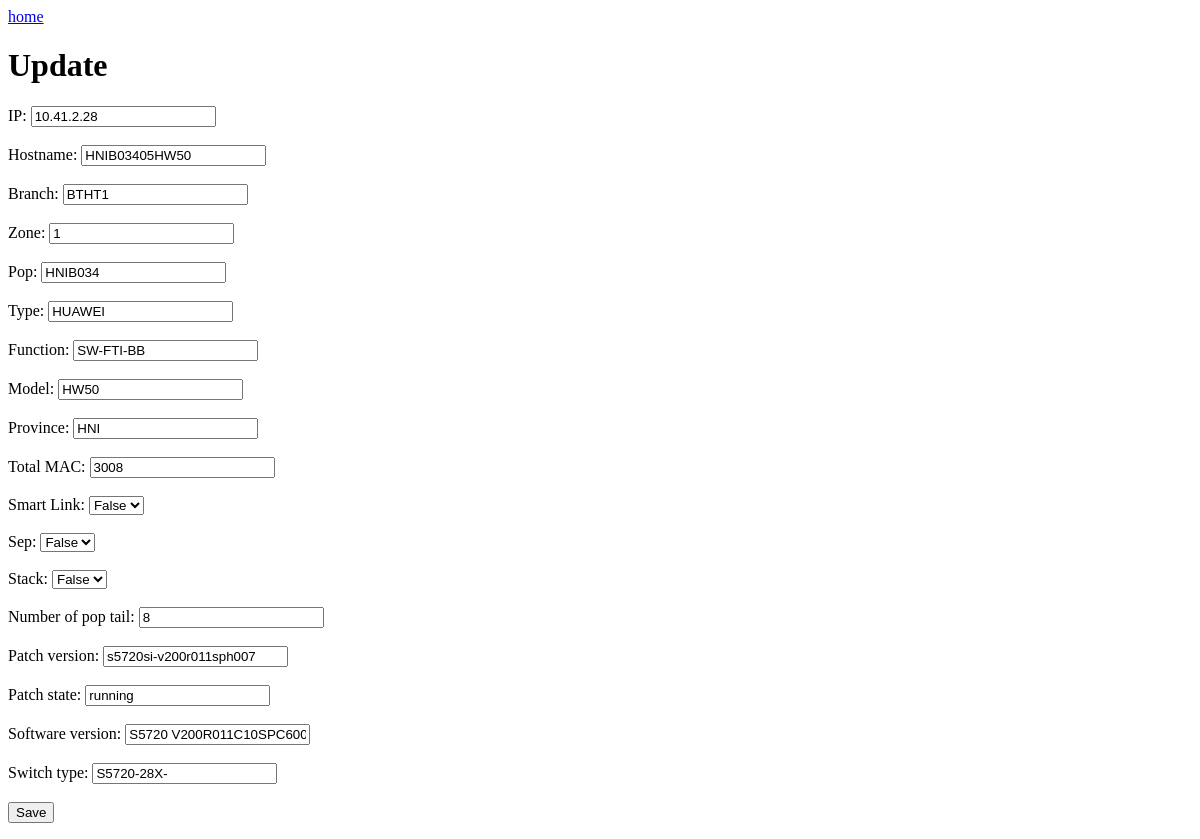
Page /home/780/update on the earlier database version.
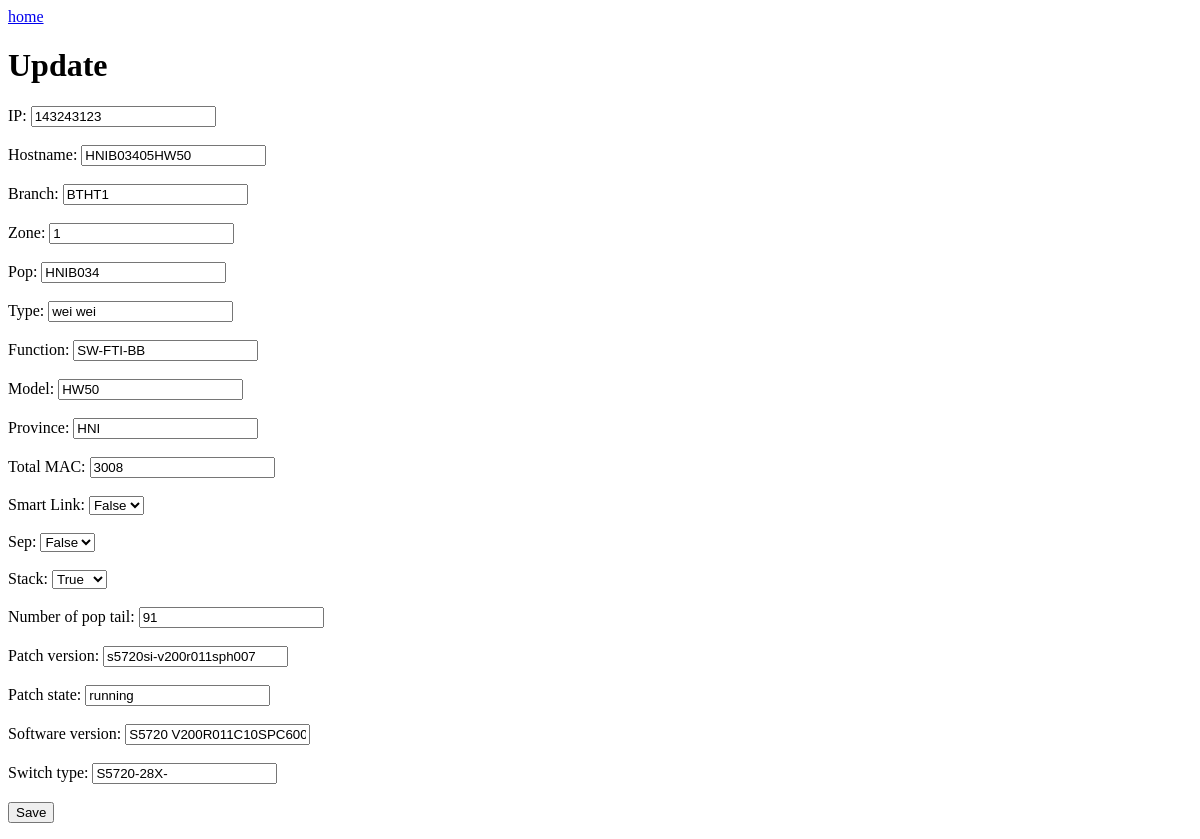
Same page on the later database version.
### miniProject/models.py (models this page shows)
class SampleData(models.Model):
    ip = models.CharField(max_length=100, default="10.41.2.28")
    hostname = models.CharField(max_length=100, default="HNIB03405HW50")
    branch = models.CharField(max_length=100, default="BTHT1")
    zone = models.IntegerField(default=1)
    pop = models.CharField(max_length=100, default="HNIB034")
    type = models.CharField(max_length=100, default="HUAWEI")
    function = models.CharField(max_length=100, default="SW-FTI-BB")
    model = models.CharField(max_length=100, default="HW50")
    province = models.CharField(max_length=100, default="HNI")
    total_mac = models.IntegerField(default=35)
    smart_link = models.BooleanField(default=False)
    sep = models.BooleanField(default=False)
    stack = models.BooleanField(default=False)
    number_of_pop_tail = models.IntegerField(default=0)
    patch_ver = models.CharField(max_length=100, default="s5720si-v200r011sph007")
    patch_state = models.CharField(max_length=100, default="running")
    software_ver = models.CharField(max_length=100, default="S5720 V200R011C10SPC600")
    switch_type = models.CharField(max_length=100, default="S5720-28X-")

### miniProject/views.py (the view)
# urls.py: path('update', views.update_data, name="update_data"),
@csrf_exempt
def update_data(request, _id):
    data = SampleData.objects.get(id = _id)
    return render(request, "miniProject/update.html",{'data':data})

### miniProject/templates/miniProject/update.html (shortened to what this page needs)
<a href="/home">home</a>
<form action= "{% url 'miniProject:update_submit' data.id  %}" method="post">
    <h1>Update</h1>
    <label for="ip">IP: </label>
    <input id="ip" type="text" name="ip" value="{{ data.ip }}">
    <br><br>
    <label for="hostname">Hostname: </label>
    <input id="hostname" type="text" name="hostname" value="{{ data.hostname }}">
    <br><br>
    <label for="branch">Branch: </label>
    <input id="branch" type="text" name="branch" value="{{ data.branch }}">
    <br><br>
    <label for="Zone">Zone: </label>
    <input id="Zone" type="number" name="zone" value="{{ data.zone }}">
    <br><br>
    <label for="pop">Pop: </label>
    <input id="pop" type="text" name="pop" value="{{ data.pop }}">
    <br><br>
    <label for="type">Type: </label>
    <input id="type" type="text" name="type" value="{{ data.type }}">
    <br><br>
    <label for="function">Function: </label>
    <input id="function" type="text" name="function" value="{{ data.function }}">
    <br><br>
    <label for="model">Model: </label>
    <input id="model" type="text" name="model" value="{{ data.model }}">
    <br><br>
    <label for="province">Province: </label>
    <input id="province" type="text" name="province" value="{{ data.province }}">
    <br><br>
    <label for="total_mac">Total MAC: </label>
    <input id="total_mac" type="number" name="total_mac" value="{{ data.total_mac }}">
    <br><br>
    <label for="smart_link">Smart Link:</label>
    <select name="smart_link" id="smart_link">
    {%if data.smart_link == 0 %}
        <option value= 0 selected = "selected">False</option>
     {% else %}
        <option value= 1 selected = "selected">True</option>
        <option value= 0>False</option>
     {% endif %}
    </select>
    <br><br>
    <label for="sep">Sep:</label>
    <select name="sep" id="sep">
    {%if data.sep == 0 %}
        <option value= 0 selected = "selected">False</option>
     {% else %}
        <option value= 1 selected = "selected">True</option>
        <option value= 0>False</option>
     {% endif %}
    </select>
    <br><br>
    <label for="stack">Stack:</label>
    <select name="stack" id="stack">
    {%if data.stack == 0 %}
        <option value= 0 selected = "selected">False</option>
     {% else %}
        <option value= 1 selected = "selected">True</option>
     {% endif %}
    </select>
    <br><br>
    <label for="number_of_pop_tail">Number of pop tail: </label>
    <input id="number_of_pop_tail" type="number" name="number_of_pop_tail" value="{{ data.number_of_pop_tail }}">
    <br><br>
    <label for="patch_ver">Patch version: </label>
    <input id="patch_ver" type="text" name="patch_ver" value="{{ data.patch_ver }}">
    <br><br>
    <label for="patch_state">Patch state: </label>
    <input id="patch_state" type="text" name="patch_state" value="{{ data.patch_state }}">
    <br><br>
    <label for="software_ver">Software version: </label>
    <input id="software_ver" type="text" name="software_ver" value="{{ data.software_ver }}">
    <br><br>
    <label for="switch_type">Switch type: </label>
    <input id="switch_type" type="text" name="switch_type" value="{{ data.switch_type }}">
    <br><br>
    <input type="submit" value="Save">
</form>

Differences in the rows shown:
changed SampleData "HNIB03405HW50": ip "10.41.2.28" → "143243123"; type "HUAWEI" → "wei wei"; stack "False" → "True"; number_of_pop_tail "8" → "91"
